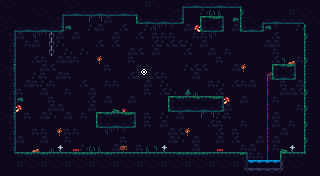

A level layout from a 2D game, rendered from its tile map. Below: a short description, then the map file with tile-grid data replaced by summaries:
An orthogonal 40x22 tile map with 8x8 px tiles, 8 tile layers (Bg, Lights, Sign, Bushes, ...), 3 tilesets.

<map version="1.10" tiledversion="1.11.2" orientation="orthogonal" renderorder="right-down" width="40" height="22" tilewidth="8" tileheight="8" infinite="0" nextlayerid="9" nextobjectid="1">
 <tileset firstgid="1" source="../adve/tiles.tsx" />
 <tileset firstgid="505" source="pressure_plate.tsx" />
 <tileset firstgid="508" source="1bitplatformer.tsx" />
 <layer id="3" name="Bg" width="40" height="22">
  <data>[880 cells, 880 non-empty, 20 distinct tile ids]</data>
 </layer>
 <layer id="5" name="Lights" width="40" height="22">
  <data>[880 cells, 4 non-empty, 1 distinct tile ids]</data>
 </layer>
 <layer id="6" name="Sign" width="40" height="22">
  <data>[880 cells, 1 non-empty, 1 distinct tile ids]</data>
 </layer>
 <layer id="2" name="Bushes" width="40" height="22">
  <data>[880 cells, 42 non-empty, 17 distinct tile ids]</data>
 </layer>
 <layer id="7" name="Pressure" width="40" height="22">
  <data>[880 cells, 2 non-empty, 1 distinct tile ids]</data>
 </layer>
 <layer id="8" name="Portal" width="40" height="22">
  <data>[880 cells, 1 non-empty, 1 distinct tile ids]</data>
 </layer>
 <layer id="1" name="Floor" width="40" height="22">
  <data>[880 cells, 318 non-empty, 36 distinct tile ids]</data>
 </layer>
 <layer id="4" name="Water" width="40" height="22">
  <data>[880 cells, 15 non-empty, 6 distinct tile ids]</data>
 </layer>
</map>
